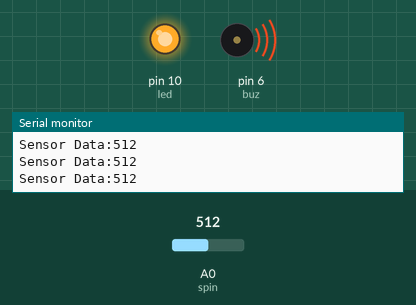
This sketch was run on a simulated Arduino Uno, built with avr-gcc and run on an emulated ATmega328P. Parts: output pins drawn as LEDs (lit = HIGH), buzzer (waves = sounding, pin HIGH), the last lines printed to the serial monitor. The inputs (shaded band) are chosen by the test bench; at power-on: A0 (spin) = 512.

Above: at 1.2 s.
1.3 s: A0 (spin) set to 180
2.8 s: A0 (spin) set to 154
At 4.1 s:
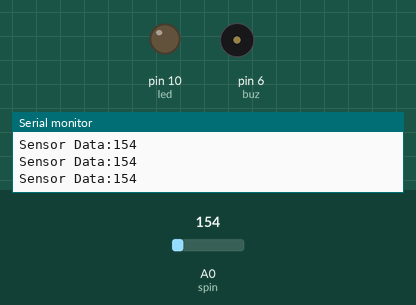
4.4 s: A0 (spin) set to 306
At 5.6 s:
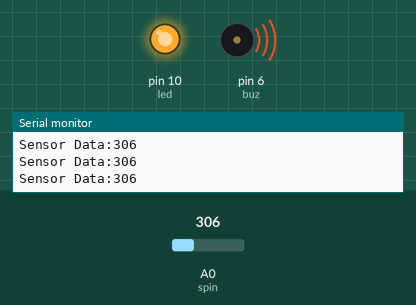
6.0 s: A0 (spin) set to 160
At 7.1 s:
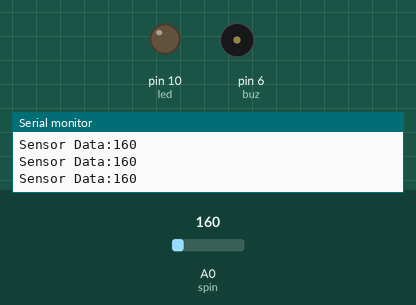
Timing chart, 0 to 8.6 s (numbered marks = the images above; inputs shaded):
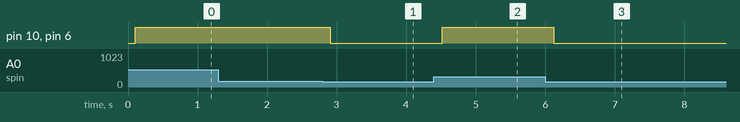

The sketch:

mq_6_gas.ino
```cpp
int spin=A0;
int data;
int led = 10;
int buz = 6;
void setup()
{
  Serial.begin(9600);
  pinMode(spin,INPUT);
  pinMode(led, OUTPUT);
  pinMode(buz, OUTPUT);
 }
void loop()
{
  data = analogRead(spin);
  Serial.print("Sensor Data:");
  Serial.println(data);
  delay(100);
  if (data > 170)
  {
    digitalWrite(led, HIGH);
    digitalWrite(buz, HIGH);
  }
  else
  {
    digitalWrite(led,LOW);
    digitalWrite(buz,LOW);
  }
}
```

Measured:
- the behaviour switches between 171 and 170 on A0 (spin) (found by bisection; images 0 and 1)
- after the input at 2.8 s, pin 10 (led), pin 6 (buz): HIGH → LOW after 0.11 s
- after the input at 4.4 s, pin 10 (led), pin 6 (buz): LOW → HIGH after 0.12 s
- after the input at 6.0 s, pin 10 (led), pin 6 (buz): HIGH → LOW after 0.12 s
